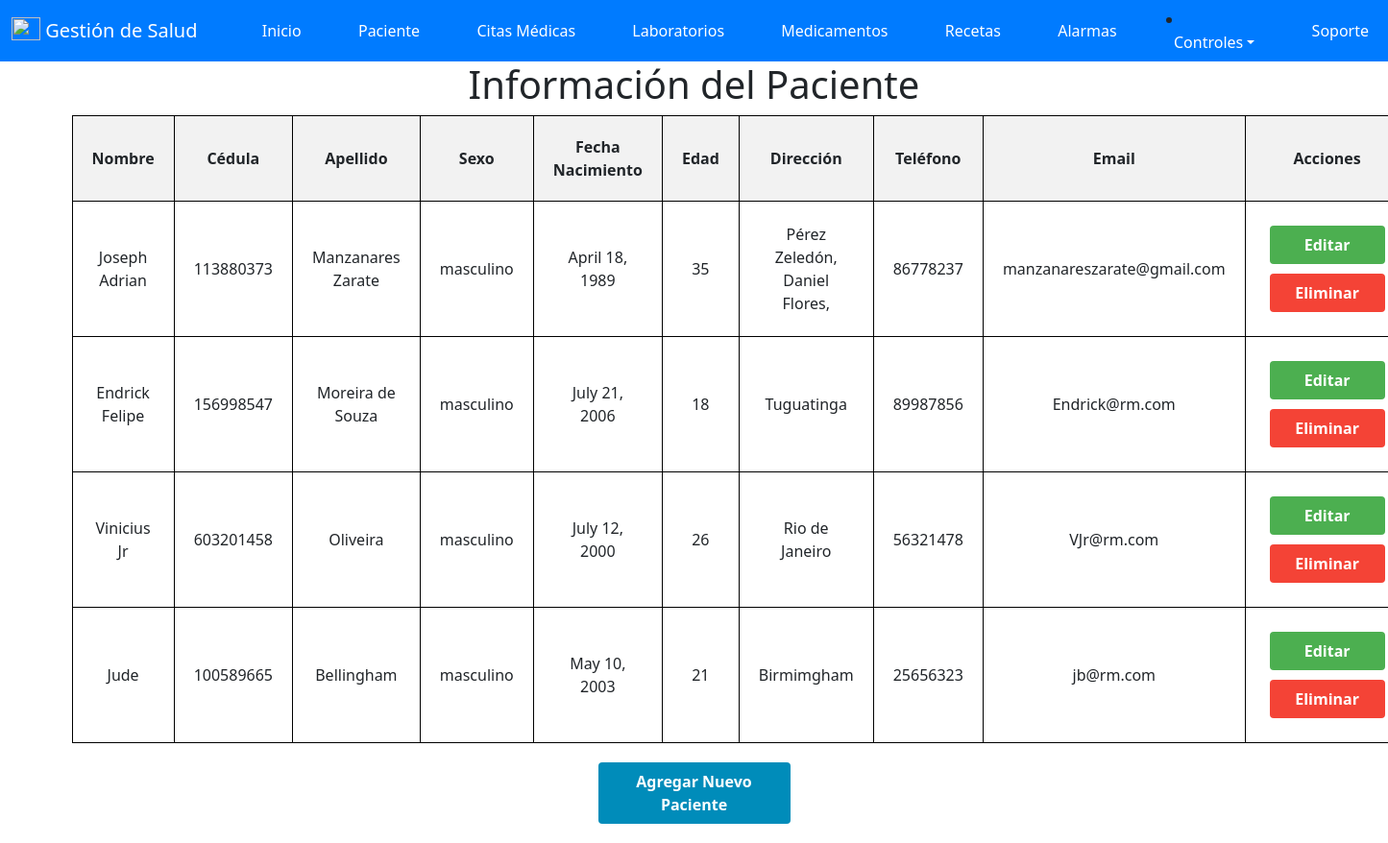
Page /index/ (signed in) on the committed database.
### salud/models.py (models this page shows, shortened)
class paciente(models.Model):
    id_paciente = models.AutoField(primary_key=True , verbose_name='ID_Paciente')
    cedula = models.IntegerField(null=True,verbose_name='Cedula')
    nombre = models.CharField(max_length=50, verbose_name='Nombre')
    apellido = models.CharField(max_length=50, verbose_name='Apellido')
    sexo = models.CharField(max_length=20, verbose_name='Sexo')
    fecha_Nacimiento = models.DateField(null=True, verbose_name='Fecha de Nacimiento')
    edad = models.IntegerField ( verbose_name='Edad')
    direccion = models.CharField(max_length=50, verbose_name='Direccion')
    telefono = models.IntegerField( verbose_name='Telefono')
    email = models.EmailField( verbose_name='Email')
    id_usuario = models.ForeignKey(User, on_delete=models.CASCADE)

### salud/views.py (the view)
# urls.py: path('index/', views.index, name='index'),
@login_required(login_url='/accounts/login/')
def index(request):
    pacientes = paciente.objects.filter(id_usuario=request.user)
    return render(request, 'Programar/index.html', {'pacientes': pacientes})

### salud/templates/Programar/index.html (shortened to what this page needs)
{% extends "base.html" %}
{% block contenido %}
<!DOCTYPE html>
<html>
<head>
</head>
<body>
    <h1>Información del Paciente</h1>
    <form method="post" action="{% url 'index' %}">
        <table>
            <thead>
                <tr>
                    <th>Nombre</th>
                    <th>Cédula</th>
                    <th>Apellido</th>
                    <th>Sexo</th>
                    <th>Fecha Nacimiento</th>
                    <th>Edad</th>
                    <th>Dirección</th>
                    <th>Teléfono</th>
                    <th>Email</th>
                    <th>Acciones</th>
                </tr>
            </thead>
            <tbody>
                {% for paciente in pacientes %}
                <tr>
                    <td>{{ paciente.nombre }}</td>
                    <td>{{ paciente.cedula }}</td>
                    <td>{{ paciente.apellido }}</td>
                    <td>{{ paciente.sexo }}</td>
                    <td>{{ paciente.fecha_Nacimiento }}</td>
                    <td>{{ paciente.edad }}</td>
                    <td>{{ paciente.direccion }}</td>
                    <td>{{ paciente.telefono }}</td>
                    <td>{{ paciente.email }}</td>
                    <td>
                        <a href="{% url 'editar' paciente.id_paciente %}" class="button edit-button">Editar</a>
                        <a href="{% url 'eliminar' paciente.id_paciente %}" class="button delete-button" onclick="return confirm('¿Estás seguro de que deseas eliminar este paciente?');">Eliminar</a>
                    </td>
                </tr>
                {% empty %}
                <tr>
                    <td colspan="10">No hay pacientes disponibles.</td>
                </tr>
                {% endfor %}
            </tbody>
        </table>
        <a href="{% url 'agregar' %}" class="button add-button">Agregar Nuevo Paciente</a>
    </form>
</body>
</html>
{% endblock %}

### salud/templates/Programar/index.html (style rules this page uses)
table { width: 100%; border-collapse: collapse; }
th, td { border: 1px solid black; padding: 20px; text-align: center; }
th { background-color: #f2f2f2; }
tbody tr { border-bottom: 1px solid #ddd; }
.button { padding: 8px 12px; margin: 5px; border: none; border-radius: 4px; color: white; text-decoration: none; font-weight: bold; display: inline-block; width: 120px; text-align: center; box-sizing: border-box; }
.edit-button { background-color: #4CAF50; }
.delete-button { background-color: #f44336; }
.add-button { background-color: #008CBA; display: block; margin: 20px auto; width: 200px; text-align: center; }
h1 { text-align: center; }

### rows in the picture
paciente: nombre "Joseph Adrian", cedula "113880373", apellido "Manzanares Zarate", sexo "masculino", fecha_Nacimiento "April 18, 1989", edad "35", direccion "Pérez Zeledón, Daniel Flores,", telefono "86778237", email "manzanareszarate@gmail.com"
paciente: nombre "Endrick Felipe", cedula "156998547", apellido "Moreira de Souza", sexo "masculino", fecha_Nacimiento "July 21, 2006", edad "18", direccion "Tuguatinga", telefono "89987856", email "Endrick@rm.com"
paciente: nombre "Vinicius Jr", cedula "603201458", apellido "Oliveira", sexo "masculino", fecha_Nacimiento "July 12, 2000", edad "26", direccion "Rio de Janeiro", telefono "56321478", email "VJr@rm.com"
paciente: nombre "Jude", cedula "100589665", apellido "Bellingham", sexo "masculino", fecha_Nacimiento "May 10, 2003", edad "21", direccion "Birmimgham", telefono "25656323", email "jb@rm.com"
